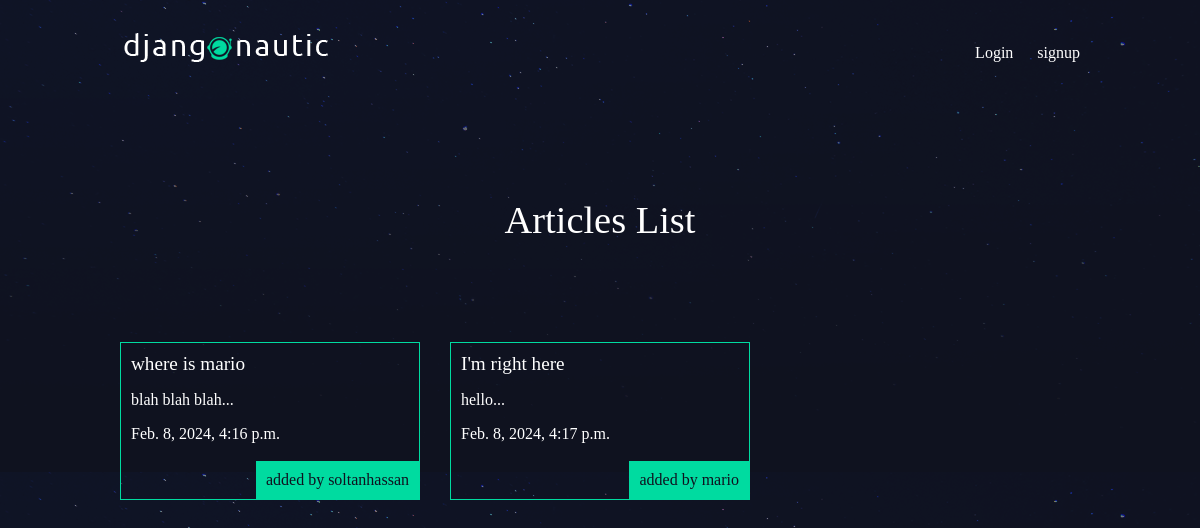
The page /articles/ on the database as committed earlier.
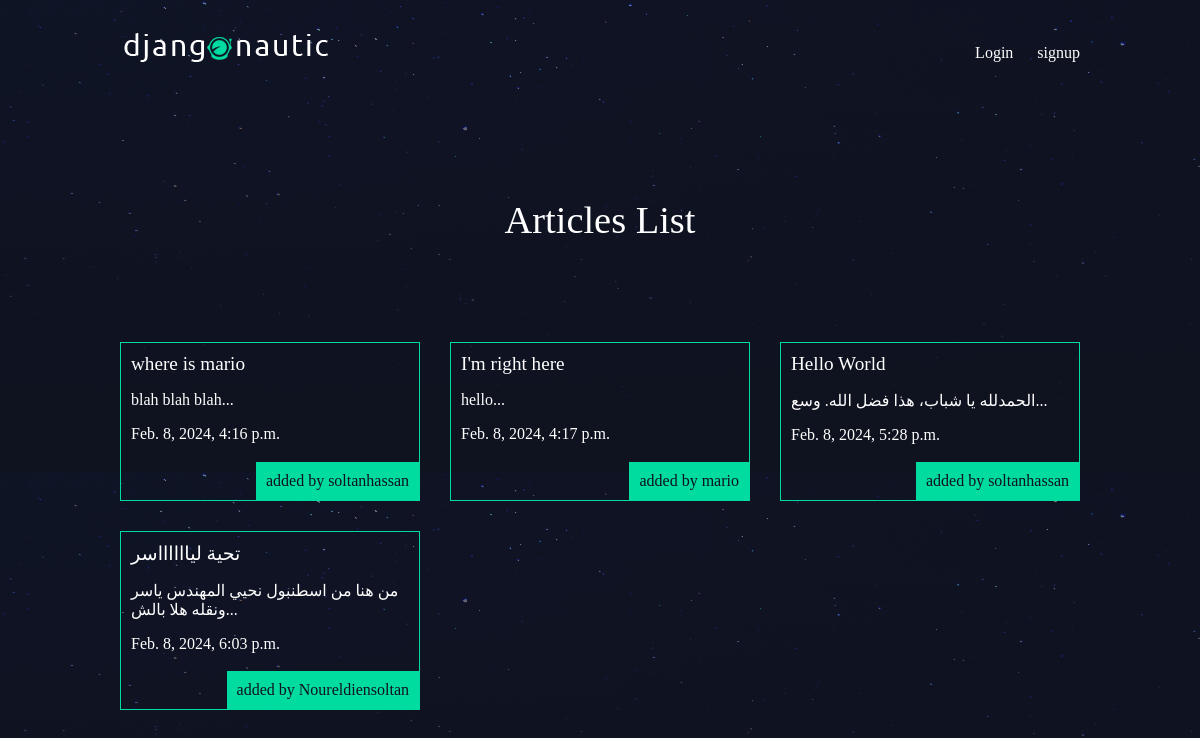
The same page on the database as committed later.
### articles/models.py (models this page shows, shortened)
class Article(models.Model):
    title = models.CharField(max_length=100)
    slug = models.SlugField()
    body = models.TextField()
    date = models.DateTimeField(auto_now_add=True)
    thumb = models.ImageField(default='default.png', blank=True)
    author = models.ForeignKey(User, on_delete=models.CASCADE, default=None)
    def snippet(self):
        return self.body[:50] + '...'

### articles/views.py (the view)
# urls.py: path('', views.article_list, name="list"),
def article_list(request):
  articles = Article.objects.all().order_by('date')
  return render(request, 'articles/article_list.html', { 'articles': articles })

### articles/templates/articles/article_list.html
{% extends 'base_layout.html' %}
{% block content%}
    <h1>Articles List</h1>
    <div class="articles">
    {% for article in articles %}
        <div class="article">
            <h2><a href="{% url 'articles:detail' slug=article.slug %}">{{ article.title }}</a></h2>
            <p>{{ article.snippet }}</p>
            <p>{{ article.date }}</p>
            <p class="author">added by {{article.author.username}}</p>
        </div>
    {% endfor %}
    </div>
{% endblock %}

### templates/base_layout.html (shortened to what this page needs)
{% load static %}
<!DOCTYPE html>
<html>
<head>
  <link rel="stylesheet" href="{% static 'styles.css' %}">
</head>
<body>
  <header class="wrapper">
    <h1><a href="{% url 'home' %}"><img src="{% static 'logo.png' %}" alt="djangonautic" /></a></h1>
    <nav>
      <ul>
        {% if user.is_authenticated %}
        <li>
          <form class="logout-link" action="{% url 'accounts:logout' %}" method="post">
            {% csrf_token %}
            <button type="submit">Logout</button>
          </form>
        </li>
        <li><a href="{% url 'articles:create' %}" class="highlight">New Article</a></li>
        {% else %}
        <li><a href="{% url 'accounts:login' %}">Login</a></li>
        <li><a href="{% url 'accounts:signup' %}">signup</a></li>
        {% endif %}
      </ul>
    </nav>
  </header>
  <div class="wrapper">
    {% block content %}
    {% endblock %}
  </div>
</body>
</html>

### assets/styles.css (style rules this page uses)
body { background-color: #0f121f; background-image: url(/static/stars.png); background-repeat-y: no-repeat; color: #fff; }
body * { font-family: Ubuntu; }
h1, h2, h3, h4, h5 { font-weight: normal; margin: 0; }
a, a:hover, a:visited { color: #fff; text-decoration: none; }
.wrapper { max-width: 960px; margin: 0 auto; }
div.wrapper > h1 { text-align: center; margin: 100px auto; font-size: 2.4em }
header { display: grid; grid-template-columns: 1fr 1fr; padding: 20px 0; }
nav { justify-self: end; }
nav li { display: inline-block; list-style-type: none; margin-left: 20px; }
.articles { display: grid; grid-template-columns: 1fr 1fr 1fr; grid-gap: 30px; }
.article { padding: 10px; border: 1px solid #00dba0; position: relative; padding-bottom: 40px; }
.article h2 { font-size: 1.2em; }
.article .author { padding: 10px; background: #00dba0; position: absolute; right: 0; bottom: 0; margin: 0; color: #0f121f; }

Rows that differ between the two databases and show on the page:
added Article: title "Hello World", snippet "الحمدلله يا شباب، هذا فضل الله. وسع...", date "Feb. 8, 2024, 5:28 p.m.", author.username "soltanhassan"
added Article: title "تحية ليااااااسر", snippet "من هنا من اسطنبول نحيي المهندس ياسر ونقله هلا بالش...", date "Feb. 8, 2024, 6:03 p.m.", author.username "Noureldiensoltan"
